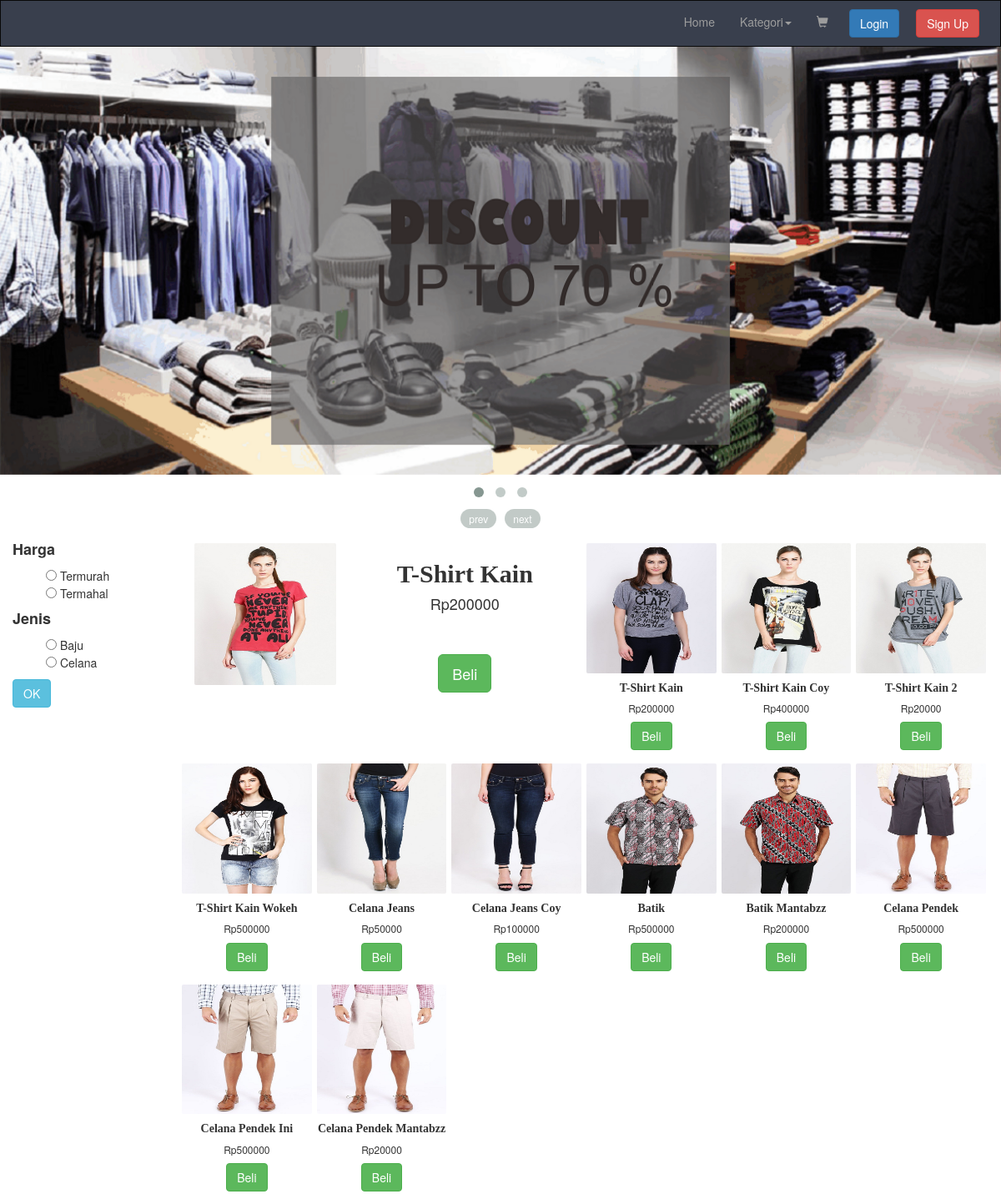
The page / on the database its author committed.
### tables this page shows
CREATE TABLE `tb_promo` (
  `id` int(20) NOT NULL,
  `gbr` text NOT NULL
);

CREATE TABLE `tb_olshopp` (
  `id` int(100) NOT NULL,
  `nama_brg` text NOT NULL,
  `detail_brg` text NOT NULL,
  `spek_brg` text NOT NULL,
  `harga_brg` int(20) NOT NULL,
  `gbr_brg` varchar(100) NOT NULL,
  `jenis_brg` varchar(20) NOT NULL,
  `jk` varchar(20) NOT NULL,
  `diskon` int(3) DEFAULT NULL
);

### index.php (the view, shortened to what this page needs)
<?php
$username = '';
require_once "js/dibutuhkan.php";
require_once "connect.php";
$sql = "SELECT * FROM tb_promo";
$result = mysqli_query($connect, $sql);
?>
<!DOCTYPE html>
<html lang="en">
<head>
    <?php echo ndas(); ?>
</head>
<body>
<?php echo navbarCoy($username); ?>
<div id="slidermen" class="owl-carousel">
    <?php
    if ($result) {
        if (mysqli_num_rows($result)) {
            while ($row = mysqli_fetch_assoc($result)) {
                ?>
                <div><img src="img/<?php echo $row['gbr']; ?>"></div>
                <?php
            }
        }
    }
    ?>
</div>
<?php echo sidebarCoy() ?>
<div class="col-xs-12 col-sm-10">
    <?php
    $connect = mysqli_connect($host, $user, $pass, $db);
    if ($connect) {
        $sql = "SELECT * FROM tb_olshopp";
        $result = mysqli_query($connect, $sql);
    } else {
        echo "<script>alert('Koneksi ke database gagal');</script>";
    }
    if ($result) {
        if (mysqli_num_rows($result)) {
            $check = 0;
            while ($row = mysqli_fetch_assoc($result)) {
                if ($check == 0) {
                    ?>
                    <div class="col-sm-6 brg ut">
                        <div class="col-xs-12 col-sm-5">
                            <a href="detail.php?id=<?php echo $row['id']; ?>"><img
                                    src="img/<?php echo $row['gbr_brg']; ?>" class="img-responsive gede"></a>
                        </div>
                        <div class="col-xs-12 col-sm-7">
                            <h2 style="text-align: center; font-family: Calibri; font-weight: bold"><a
                                    href="detail.php?id=<?php echo $row['id']; ?>"
                                    class="judul"><?php echo $row['nama_brg']; ?></a></h2>
                            <h4 style="text-align: center">Rp<?php echo $row['harga_brg'] ?></h4><br><br>
                            <button class="btn btn-success btn-lg beli"
                                    onclick="location.href='detail.php?id=<?php echo $row['id']; ?>'">Beli
                            </button>
                        </div>
                    </div>
                <?php } else { ?>
                    <div class="col-xs-12 col-sm-2 brg">
                        <a href="detail.php?id=<?php echo $row['id']; ?>"><img src="img/<?php echo $row['gbr_brg']; ?>"
                                                                               class="img-responsive barg"></a>
                        <h5 style="text-align: center; font-family: Calibri; font-weight: bold"><a
                                href="detail.php?id=<?php echo $row['id']; ?>"
                                class="judul"><?php echo $row['nama_brg']; ?></a></h5>
                        <h6 style="text-align: center">Rp<?php echo $row['harga_brg'] ?></h6>
                        <button class="btn btn-success beli"
                                onclick="location.href='detail.php?id=<?php echo $row['id']; ?>'">Beli
                        </button>
                    </div>
                    <?php
                }
                $check++;
            }
        }
    }
    ?>
</div>
</body>
</html>

### js/dibutuhkan.php (shortened to what this page needs)
<?php
function ndas()
{
    ?>
    <link rel="stylesheet" href="css/bootstrap.css">
    <link rel="stylesheet" href="css/style.css">
    <link rel="stylesheet" href="css/owl.carousel.css">
    <link rel="stylesheet" href="css/owl.theme.css">
    <link rel="stylesheet" href="css/owl.transitions.css">
    <?php
}
function navbarCoy($username)
{
    ?>
    <nav class="navbar navbar-inverse">
        <div class="container-fluid">
            <div class="collapse navbar-collapse" id="navb">
                <ul class="nav navbar-nav navbar-right">
                    <li><a href="index.php">Home</a></li>
                    <li class="dropdown">
                        <a class="dropdown-toggle" data-toggle="dropdown" href="#">Kategori<span
                                class="caret"></span></a>
                    </li>
                    <?php if ($username != 'admin') { ?>
                        <li><a href="cart.php"><span class="glyphicon glyphicon-shopping-cart"></span></a></li>
                    <?php }
                    if (isset($username) && $username != '' && $username != null) {
                        ?>
                        <li class="dropdown">
                            <a class="dropdown-toggle" data-toggle="dropdown" href="#"><?php echo $username; ?><span
                                    class="caret"></span></a>
                            <ul class="dropdown-menu">
                                <li><a href="logout.php">Logout</a></li>
                            </ul>
                        </li>
                    <?php } else { ?>
                        <li>
                            <button type="button" class="btn btn-primary" style="margin: 10px" data-toggle="modal"
                                    data-target="#myModal">Login
                            </button>
                        </li>
                        <li>
                            <button type="button" class="btn btn-danger" style="margin: 10px"
                                    onclick="location.href='signup.php'">Sign Up
                            </button>
                        </li>
                    <?php } ?>
                </ul>
            </div>
        </div>
    </nav>
    <?php
}
function sidebarCoy()
{
    ?>
    <div class="col-xs-12 col-sm-2 barside">
        <div class="sidebar">
            <h4><b>Harga</b></h4>
            <form action="<?php
            if (preg_match('/\?/', $_SERVER['REQUEST_URI']) && preg_match('/do=sort/', $_SERVER['REQUEST_URI']) == false) {
                echo $_SERVER['REQUEST_URI'] . '&do=sort';
            } elseif (preg_match('/do=sort/', $_SERVER['REQUEST_URI'])) {
                echo $_SERVER['REQUEST_URI'];
            } else {
                echo $_SERVER['REQUEST_URI'] . '?do=sort';
            }
            ?>" method="post">
                <ul class="side">
                    <li>
                        <input type="radio" name="jk" value="murah"> Termurah
                    </li>
                    <li>
                        <input type="radio" name="jk" value="mahal"> Termahal
                    </li>
                </ul>
                <h4><b>Jenis</b></h4>
                <ul class="side">
                    <li>
                        <input type="radio" name="jen" value="baju"> Baju
                    </li>
                    <li>
                        <input type="radio" name="jen" value="celana"> Celana
                    </li>
                </ul>
                <input type="submit" class="btn btn-info" value="OK">
            </form>
        </div>
    </div>
    <?php
}
?>

### css/style.css (style rules this page uses)
#slidermen .owl-item div { padding: 0px; }
#slidermen .owl-item img { display: block; width: 100%; height: auto; }
#slidermen { margin: 0px; }
.navbar { margin: 0px; }
.side { list-style: none; }
.brg { padding: 3px; margin-top: 10px; }
.beli { margin: 0 auto; }
.barg { margin: 0 auto; }
.img-responsive { border-radius: 2px; }
.gede { margin: 0 auto; }
.judul { color: inherit; }

### rows shown on the page
tb_promo: gbr (picture)
tb_olshopp: gbr_brg (picture), nama_brg "T-Shirt Kain", harga_brg "200000"
tb_olshopp: gbr_brg (picture), nama_brg "T-Shirt Kain", harga_brg "200000"
tb_olshopp: gbr_brg (picture), nama_brg "T-Shirt Kain Coy", harga_brg "400000"
tb_olshopp: gbr_brg (picture), nama_brg "T-Shirt Kain 2", harga_brg "20000"
tb_olshopp: gbr_brg (picture), nama_brg "T-Shirt Kain Wokeh", harga_brg "500000"
tb_olshopp: gbr_brg (picture), nama_brg "Celana Jeans", harga_brg "50000"
tb_olshopp: gbr_brg (picture), nama_brg "Celana Jeans Coy", harga_brg "100000"
tb_olshopp: gbr_brg (picture), nama_brg "Batik", harga_brg "500000"
tb_olshopp: gbr_brg (picture), nama_brg "Batik Mantabzz", harga_brg "200000"
tb_olshopp: gbr_brg (picture), nama_brg "Celana Pendek", harga_brg "500000"
tb_olshopp: gbr_brg (picture), nama_brg "Celana Pendek Ini", harga_brg "500000"
tb_olshopp: gbr_brg (picture), nama_brg "Celana Pendek Mantabzz", harga_brg "20000"
